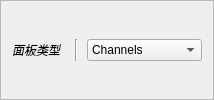
             <widget class="QFrame" name="frame">
              <property name="frameShape">
               <enum>QFrame::StyledPanel</enum>
              </property>
              <property name="frameShadow">
               <enum>QFrame::Raised</enum>
              </property>
              <layout class="QGridLayout" name="gridLayout_24">
               <item row="0" column="1">
                <widget class="Line" name="line_14">
                 <property name="minimumSize">
                  <size>
                   <width>10</width>
                   <height>0</height>
                  </size>
                 </property>
                 <property name="orientation">
                  <enum>Qt::Vertical</enum>
                 </property>
                </widget>
               </item>
               <item row="0" column="0">
                <widget class="QLabel" name="label_77">
                 <property name="font">
                  <font>
                   <italic>true</italic>
                   <stylestrategy>PreferDefault</stylestrategy>
                   <kerning>true</kerning>
                  </font>
                 </property>
                 <property name="text">
                  <string>面板类型</string>
                 </property>
                </widget>
               </item>
               <item row="0" column="2">
                <widget class="QComboBox" name="_pan_pick">
                 <property name="toolTip">
                  <string>&lt;html&gt;&lt;head/&gt;&lt;body&gt;&lt;p&gt;Select the panel type to control&lt;/p&gt;&lt;/body&gt;&lt;/html&gt;</string>
                 </property>
                 <item>
                  <property name="text">
                   <string>Channels</string>
                  </property>
                 </item>
                 <item>
                  <property name="text">
                   <string>Time-frequency</string>
                  </property>
                 </item>
                 <item>
                  <property name="text">
                   <string>Hypnogram</string>
                  </property>
                 </item>
                 <item>
                  <property name="text">
                   <string>Topoplot</string>
                  </property>
                 </item>
                </widget>
               </item>
               <item row="1" column="2">
                <spacer name="horizontalSpacer_44">
                 <property name="orientation">
                  <enum>Qt::Horizontal</enum>
                 </property>
                 <property name="sizeHint" stdset="0">
                  <size>
                   <width>40</width>
                   <height>0</height>
                  </size>
                 </property>
                </spacer>
               </item>
              </layout>
             </widget>
